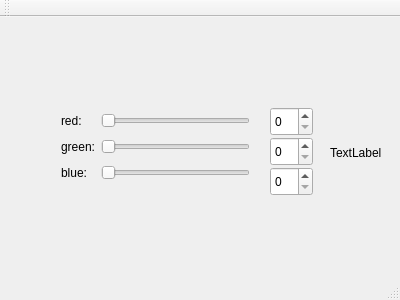
<?xml version="1.0" encoding="UTF-8"?>
<ui version="4.0">
 <class>MainWindow</class>
 <widget class="QMainWindow" name="MainWindow">
  <property name="geometry">
   <rect>
    <x>0</x>
    <y>0</y>
    <width>400</width>
    <height>300</height>
   </rect>
  </property>
  <property name="windowTitle">
   <string>MainWindow</string>
  </property>
  <widget class="QWidget" name="centralWidget">
   <widget class="QWidget" name="gridLayoutWidget">
    <property name="geometry">
     <rect>
      <x>50</x>
      <y>80</y>
      <width>211</width>
      <height>101</height>
     </rect>
    </property>
    <layout class="QGridLayout" name="gridLayout">
     <item row="1" column="1">
      <widget class="QSlider" name="horizontalSliderRed">
       <property name="orientation">
        <enum>Qt::Horizontal</enum>
       </property>
      </widget>
     </item>
     <item row="3" column="0">
      <widget class="QLabel" name="labelBlue">
       <property name="text">
        <string>blue:</string>
       </property>
      </widget>
     </item>
     <item row="1" column="0">
      <widget class="QLabel" name="labelRed">
       <property name="text">
        <string>red:</string>
       </property>
      </widget>
     </item>
     <item row="3" column="1">
      <widget class="QSlider" name="horizontalSliderBlue">
       <property name="orientation">
        <enum>Qt::Horizontal</enum>
       </property>
      </widget>
     </item>
     <item row="2" column="1">
      <widget class="QSlider" name="horizontalSliderGreen">
       <property name="orientation">
        <enum>Qt::Horizontal</enum>
       </property>
      </widget>
     </item>
     <item row="2" column="0">
      <widget class="QLabel" name="labelGreen">
       <property name="text">
        <string>green:</string>
       </property>
      </widget>
     </item>
    </layout>
   </widget>
   <widget class="QLabel" name="colorLabel">
    <property name="geometry">
     <rect>
      <x>330</x>
      <y>110</y>
      <width>62</width>
      <height>51</height>
     </rect>
    </property>
    <property name="text">
     <string>TextLabel</string>
    </property>
   </widget>
   <widget class="QSpinBox" name="spinBoxRed">
    <property name="geometry">
     <rect>
      <x>270</x>
      <y>90</y>
      <width>43</width>
      <height>29</height>
     </rect>
    </property>
   </widget>
   <widget class="QSpinBox" name="spinBoxGreen">
    <property name="geometry">
     <rect>
      <x>270</x>
      <y>120</y>
      <width>43</width>
      <height>29</height>
     </rect>
    </property>
   </widget>
   <widget class="QSpinBox" name="spinBoxBlue">
    <property name="geometry">
     <rect>
      <x>270</x>
      <y>150</y>
      <width>43</width>
      <height>29</height>
     </rect>
    </property>
   </widget>
  </widget>
  <widget class="QMenuBar" name="menuBar">
   <property name="geometry">
    <rect>
     <x>0</x>
     <y>0</y>
     <width>400</width>
     <height>25</height>
    </rect>
   </property>
  </widget>
  <widget class="QToolBar" name="mainToolBar">
   <attribute name="toolBarArea">
    <enum>TopToolBarArea</enum>
   </attribute>
   <attribute name="toolBarBreak">
    <bool>false</bool>
   </attribute>
  </widget>
  <widget class="QStatusBar" name="statusBar"/>
 </widget>
 <layoutdefault spacing="6" margin="11"/>
 <resources/>
 <connections>
  <connection>
   <sender>horizontalSliderRed</sender>
   <signal>valueChanged(int)</signal>
   <receiver>spinBoxRed</receiver>
   <slot>setValue(int)</slot>
   <hints>
    <hint type="sourcelabel">
     <x>162</x>
     <y>140</y>
    </hint>
    <hint type="destinationlabel">
     <x>279</x>
     <y>144</y>
    </hint>
   </hints>
  </connection>
  <connection>
   <sender>horizontalSliderGreen</sender>
   <signal>valueChanged(int)</signal>
   <receiver>spinBoxGreen</receiver>
   <slot>setValue(int)</slot>
   <hints>
    <hint type="sourcelabel">
     <x>140</x>
     <y>176</y>
    </hint>
    <hint type="destinationlabel">
     <x>272</x>
     <y>177</y>
    </hint>
   </hints>
  </connection>
  <connection>
   <sender>horizontalSliderBlue</sender>
   <signal>valueChanged(int)</signal>
   <receiver>spinBoxBlue</receiver>
   <slot>setValue(int)</slot>
   <hints>
    <hint type="sourcelabel">
     <x>148</x>
     <y>204</y>
    </hint>
    <hint type="destinationlabel">
     <x>294</x>
     <y>212</y>
    </hint>
   </hints>
  </connection>
  <connection>
   <sender>spinBoxRed</sender>
   <signal>valueChanged(int)</signal>
   <receiver>horizontalSliderRed</receiver>
   <slot>setValue(int)</slot>
   <hints>
    <hint type="sourcelabel">
     <x>285</x>
     <y>153</y>
    </hint>
    <hint type="destinationlabel">
     <x>109</x>
     <y>131</y>
    </hint>
   </hints>
  </connection>
  <connection>
   <sender>spinBoxGreen</sender>
   <signal>valueChanged(int)</signal>
   <receiver>horizontalSliderGreen</receiver>
   <slot>setValue(int)</slot>
   <hints>
    <hint type="sourcelabel">
     <x>273</x>
     <y>177</y>
    </hint>
    <hint type="destinationlabel">
     <x>112</x>
     <y>163</y>
    </hint>
   </hints>
  </connection>
  <connection>
   <sender>spinBoxBlue</sender>
   <signal>valueChanged(int)</signal>
   <receiver>horizontalSliderBlue</receiver>
   <slot>setValue(int)</slot>
   <hints>
    <hint type="sourcelabel">
     <x>294</x>
     <y>205</y>
    </hint>
    <hint type="destinationlabel">
     <x>111</x>
     <y>204</y>
    </hint>
   </hints>
  </connection>
 </connections>
</ui>
